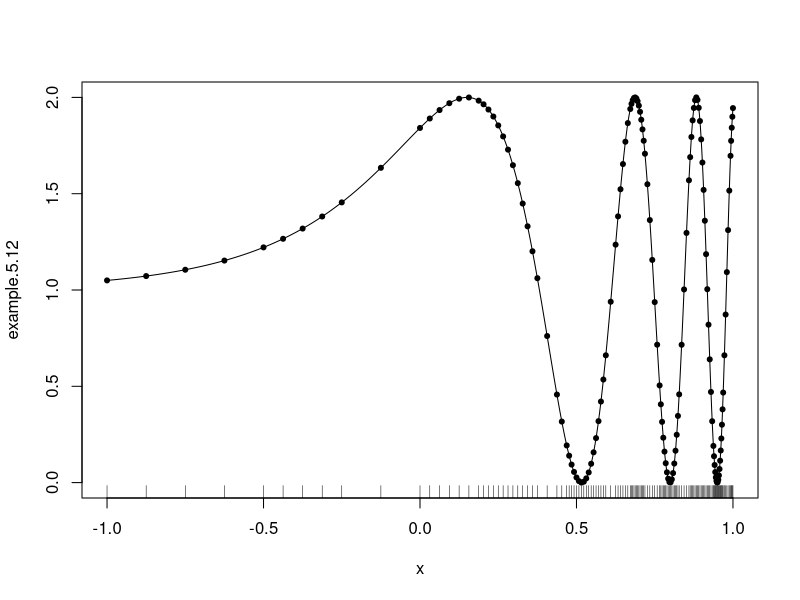
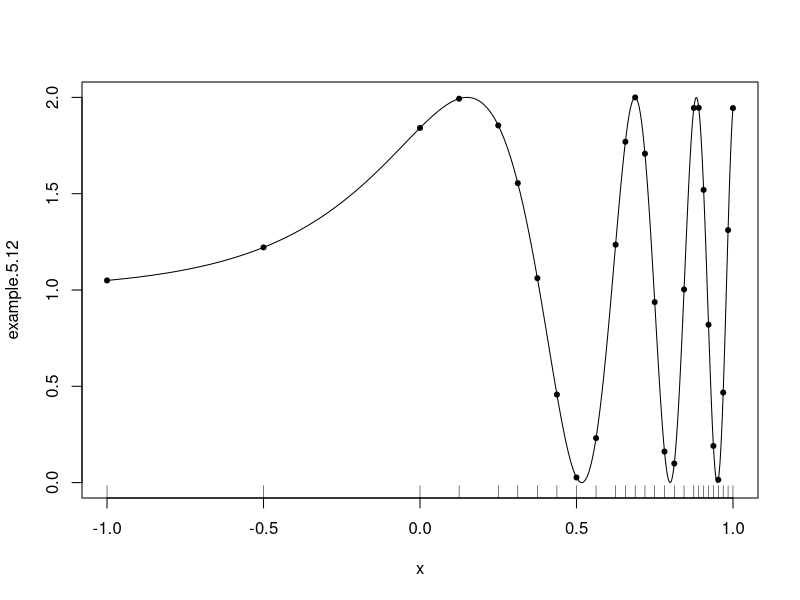

R code for these plots, in order: (Note: this script raises an error after producing the figures.)
## ---- chunk 1
#| label: AQ-1a
trap = function(f,a,b,...) {
  return( (f(a,...) + f(b,...))*(b-a)/2)
}
simpson = function(f,a,b,...) {
  mid = (b+a)/2
  x = c(a,mid,b)
  vals = x
  for (k in 1:3) vals[k] = f(x[k],...)
  return( (mid-a)*sum(vals*c(1,4,1))/3 )
}

adapquad = function(f, a=-1, b=1, tol=0.005, maxn=1000, integrator=trap, ...){
  sum=0; n=1;
  pointlist = c(a,b) # for keeping the history --- just for display purposes
  # the first step
  app = integrator(f,a,b,...)
  while (n>0) {
    cmid = (a[n]+b[n])/2; oldapp = app[n];
    pointlist[length(pointlist)+1] = cmid
    app[n] = integrator( f, a[n], cmid, ...);
    app[n+1] = integrator( f, cmid, b[n], ... )
    if (abs(oldapp - (app[n] + app[n+1])) < 3*tol[n] ) {
      sum = sum + app[n] + app[n+1]
      n = n-1
    } else {
      b[n+1] = b[n]; b[n] = cmid;
      a[n+1] = cmid;
      tol[n] = tol[n]/2; tol[n+1] = tol[n]
      n = n + 1
      if (n > maxn) stop("maxn exceeded.")
    }
  }
  return(list( val=sum, pts=sort(pointlist) ) )
}
## ---- chunk 2
#| label: AQ-1b
example.5.12 = function(x){1 + sin(exp(3*x))}
## ---- chunk 3
#| label: AQ-1c
res = adapquad( example.5.12, a=-1, b=1, integrator=trap )
plot( example.5.12, -1, 1, n=1000 )
points( res$pts, example.5.12(res$pts), pch=20)
rug( res$pts )
## ---- chunk 4
#| label: AQ-1d
res = adapquad( example.5.12, a=-1, b=1, integrator=simpson )
plot( example.5.12, -1, 1, n=1000 )
points( res$pts, example.5.12(res$pts), pch=20)
rug( res$pts )
## ---- chunk 5
#| label: AQ-1e
res = adapquad( example.5.12, a=-1, b=1, integrator=gaussquad )
plot( example.5.12, -1, 1, n=1000 )
points( res$pts, example.5.12(res$pts), pch=20)
rug( res$pts )
## ---- chunk 6
#| label: AQ-1f
res = adapquad( example.5.12, a=-1, b=1, integrator=gaussquad, tol=0.000001 )
plot( example.5.12, -1, 1, n=1000 )
points( res$pts, example.5.12(res$pts), pch=20)
rug( res$pts )
